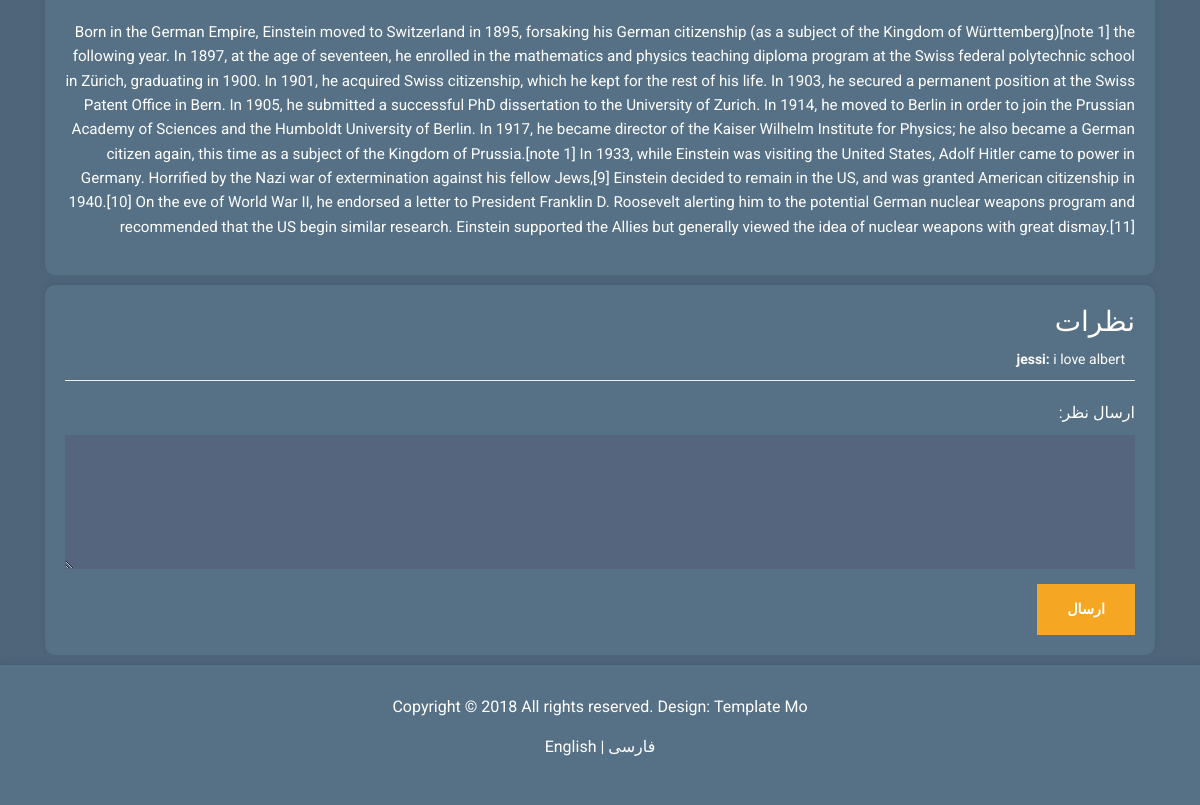
/post/5 (signed in, lower part), run on an earlier commit of the app's database.
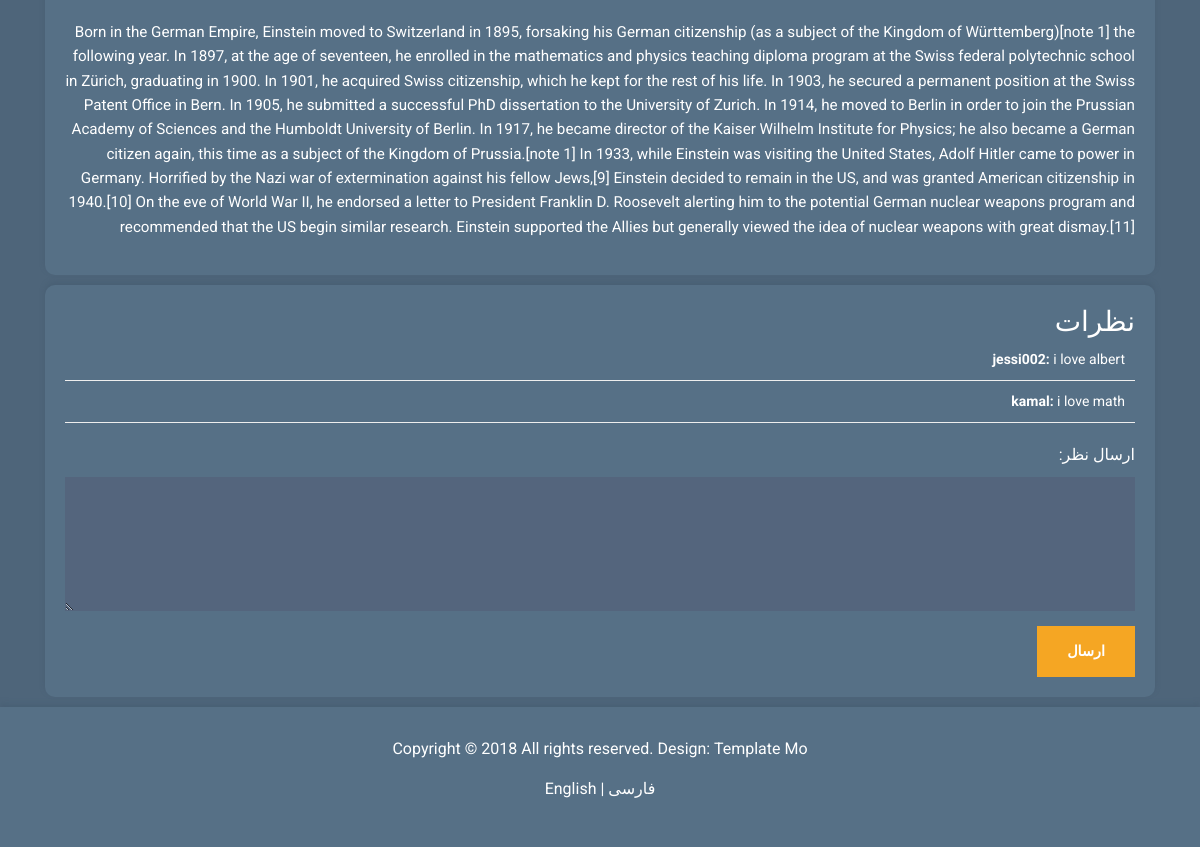
And on a later commit of the database.
### main.py (models this page shows, shortened)
class Post(db.Model):
    id = db.Column(db.Integer, primary_key=True)
    title = db.Column(db.String(200), nullable=False)
    content = db.Column(db.Text, nullable=False)
    image = db.Column(db.String(120), nullable=True)  # New field for storing image path
    user_id = db.Column(db.Integer, db.ForeignKey('user.id'), nullable=False)
    user = db.relationship('User', backref=db.backref('user_posts', lazy=True))  # Relationship to User model
    comments = db.relationship('Comment',cascade="all, delete-orphan", backref='post', lazy=True)

class Comment(db.Model):
    id = db.Column(db.Integer, primary_key=True)
    content = db.Column(db.Text, nullable=False)
    user_id = db.Column(db.Integer, db.ForeignKey('user.id'), nullable=False)
    post_id = db.Column(db.Integer, db.ForeignKey('post.id'), nullable=False)
    user = db.relationship('User', backref=db.backref('user_comment', lazy=True))  # Relationship to User model

class User(db.Model):
    id = db.Column(db.Integer, primary_key=True)
    username = db.Column(db.String(80), unique=True, nullable=False)
    _password = db.Column(db.String(120) , nullable=False)
    is_authenticated =db.Column(db.Boolean, default=False, nullable=False)
    posts = db.relationship('Post', backref='author', lazy=True)
    comments = db.relationship('Comment', backref='commenter', lazy=True)
    @property
    def password(self):
        raise AttributeError("password is not a readable attribute")

### main.py (the view)
@app.route('/post/<int:post_id>', methods = ['POST' , 'GET'])
def detail_post(post_id):
    if "username" not in session:
        flash("Please Login!")
        return redirect(url_for("login"))
    post = Post.query.get_or_404(post_id)
    if "user_id" in session:
        user= User.query.get_or_404(session['user_id'])
        user_id = session.get("user_id")
    else:
        user=""
    if request.method == "POST" and "comment_submit" in request.form:
        comment = request.form['comment']
        new_comment = Comment(content = comment , post_id = post_id , user_id =user_id )
        db.session.add(new_comment)
        db.session.commit()
        return redirect(url_for('detail_post',post_id = post_id))
    comments = Comment.query.filter_by(post_id = post_id)
    return render_template('post.html', user=session['username'], user_id = session['user_id'], post=post,comments = comments,
                           translations=translations[session["language"]])

### main.py (called while the page is built)
@app.before_request
def create_tables():
    db.create_all()
    if not "language" in session:
        session["language"] = 'fa'

### templates/post.html (shortened to what this page needs)
<!DOCTYPE html>
<html lang="en">
<head>
    <link rel="stylesheet" href="{{ url_for('static',filename='css/post.css') }}" />
    <link rel="stylesheet" href="{{ url_for('static',filename='css/fontawesome.min.css') }}" />
    <link rel="stylesheet" href="{{ url_for('static',filename='css/bootstrap.min.css') }}" />
    <link rel="stylesheet" href="{{ url_for('static',filename='css/templatemo-style.css') }}" />
    <link rel="stylesheet" href="{{ url_for('static',filename='css/home.css') }}" />
    <link rel="stylesheet" href="{{ url_for('static',filename='css/comment-section.css') }}" />
    {% if translations['language']=="fa" %}
        <link rel="stylesheet" href="{{ url_for('static',filename='css/farsi-specifics.css') }}" />
    {% endif %}
</head>
<body id="homePage" style="padding-top: 90px;">
    <div class="container">
        <div class="post-container">
            <div class="post-footer">
                <p class="post-text">
                    {{post.content}}
                </p>
            </div>
        </div>
        <div class="comment-section-container">
            <h3 class="comment-section-title">{{translations['comments']}}</h3>
            <div id="comments-list">
                {% for comment in comments %}
                    <div class="comment">
                        <p><strong>{{ comment.user.username }}:</strong> {{ comment.content }}</p>
                    </div>
                {% endfor %}
            </div>
            {% if not user == "": %}
                <form method="POST" id="comment-form">
                    <div class="form-group">
                        <label for="text">{{translations['send_a_comment']}}</label>
                        <textarea name="comment" name="text" id="text" class="form-control" rows="4" required></textarea>
                    </div>
                    <button name="comment_submit" type="submit" class="btn btn-primary">{{translations['submit_comment']}}</button>
                </form>
            {% endif %}
        </div>
    </div>
    {% include 'tm-footer.html' %}
</body>
</html>

### templates/tm-footer.html
<footer class="tm-footer">
    <div class="container">
        <div class="row">
            <div class="col-12 text-center">
                <p class="text-white">
                    Copyright &copy; 2018 All rights reserved. Design:
                    <a href="https://templatemo.com" class="tm-footer-link">Template Mo</a>
                </p>
                <p class="text-white">
                    <a href="{{ url_for('set_language', lang='en') }}" class="tm-footer-link color: green">English</a> |
                    <a href="{{ url_for('set_language', lang='fa') }}" class="tm-footer-link">فارسی</a>
                </p>
            </div>
        </div>
    </div>
</footer>

### static/css/post.css (style rules this page uses)
.post-container { border-radius: 10px; background-color: #567086; box-shadow: 0 -3px 5px 0 rgba(69, 92, 113, 0.59); -webkit-box-shadow: 0 -3px 5px 0 rgba(69, 92, 113, 0.59); -moz-box-shadow: 0 -3px 5px 0 rgba(69, 92, 113, 0.59); overflow: hidden; width: 100%; margin-top: 20px; }
.post-footer { padding: 20px; }
.post-text { color: #ffffff; font-size: 0.95rem; line-height: 1.6; white-space: normal; overflow-wrap: break-word; }

### static/css/templatemo-style.css (style rules this page uses)
html { font-size: 16px; overflow-x: hidden; }
body { font-family: Roboto, Helvetica, Arial, sans-serif; background-color: #4e657a; overflow-x: hidden; }
a { transition: all 0.3s ease; }
.form-control { background-color: #54657d; color: #fff; border: 0; }
.form-group label { color: #fff; margin-bottom: 10px; }
.form-control { padding: 19px 18px; border-radius: 0; height: 50px; }
.form-group { margin-bottom: 15px; }
.btn { border-radius: 0; padding: 13px 28px; transition: all 0.2s ease; max-width: 100%; }
.btn-primary { color: #fff; background-color: #f5a623; border: 2px solid #f5a623; font-size: 90%; font-weight: 600; }
.tm-footer { background-color: #567086; padding-top: 30px; padding-bottom: 30px; -webkit-box-shadow: 0 -3px 5px 0 rgba(69, 92, 113, 0.59); -moz-box-shadow: 0 -3px 5px 0 rgba(69, 92, 113, 0.59); box-shadow: 0 -3px 5px 0 rgba(69, 92, 113, 0.59); }
.tm-footer-link { color: white; }

### static/css/comment-section.css (style rules this page uses)
.comment-section-container { border-radius: 10px; background-color: #567086; box-shadow: 0 -3px 5px 0 rgba(69, 92, 113, 0.59); -webkit-box-shadow: 0 -3px 5px 0 rgba(69, 92, 113, 0.59); -moz-box-shadow: 0 -3px 5px 0 rgba(69, 92, 113, 0.59); overflow: hidden; width: 100%; margin-top: 10px; margin-bottom: 10px; padding: 20px; }
.comment-section-title { margin: 0; color: #ffffff; }
.comment { padding: 10px; color: #ffffff; border-bottom: 1px solid #eee; }
.comment p { margin: 0; font-size: 14px; line-height: 1.5; }
.comment strong { font-weight: bold; }
#comment-form { margin-top: 20px; }

### static/css/farsi-specifics.css (style rules this page uses)
.comment-section-container { align-items: right; text-align: right; unicode-bidi: isolate; direction: rtl; }
.comment { align-items: right; text-align: right; unicode-bidi: isolate; direction: rtl; }
.post-text { align-items: right; text-align: right; unicode-bidi: isolate; direction: rtl; }

What changed in the data, as far as the page shows it:
changed through a linked row, Comment "i love albert": user.username "jessi" → "jessi002"
added Comment: user.username "kamal", content "i love math"
